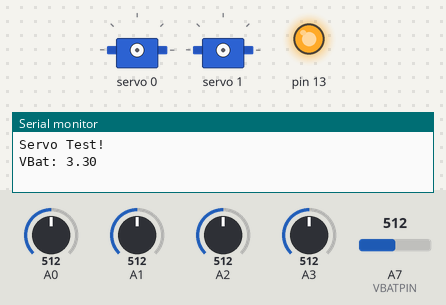
A sketch run on a simulated Arduino Nano, built with avr-gcc and run on an emulated ATmega328P. Shown: 2 × servo, output pins drawn as LEDs (lit = HIGH), the last lines printed to the serial monitor. Inputs (shaded band) come from the test bench; at power-on: A0 = 512, A1 = 512, A2 = 512, A3 = 512, A7 (VBATPIN) = 512.

Above: at 0.1 s.
At 102.1 s:
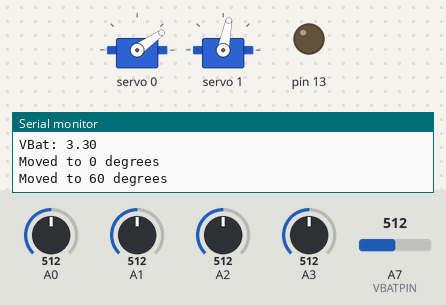
At 112.1 s:
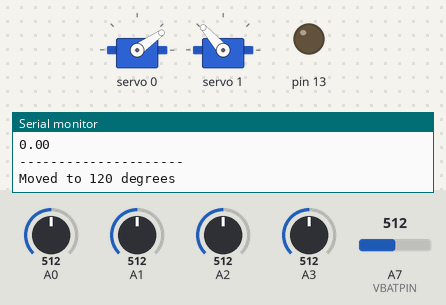
At 124.1 s:
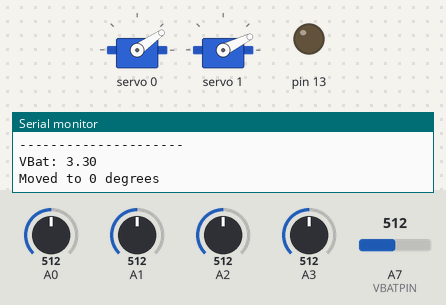
Timing chart, 0 to 125.6 s (numbered marks = the images above):
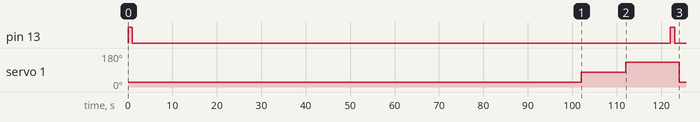

The sketch:

testLightSensor.ino
```cpp
#include <Wire.h>
#include <Adafruit_PWMServoDriver.h>

#define VBATPIN A7

// called this way, it uses the default address 0x40
Adafruit_PWMServoDriver pwm = Adafruit_PWMServoDriver();
// you can also call it with a different address you want
//Adafruit_PWMServoDriver pwm = Adafruit_PWMServoDriver(0x41);
// you can also call it with a different address and I2C interface
//Adafruit_PWMServoDriver pwm = Adafruit_PWMServoDriver(&Wire, 0x40);

// Depending on your servo make, the pulse width min and max may vary, you
// want these to be as small/large as possible without hitting the hard stop
// for max range. You'll have to tweak them as necessary to match the servos you
// have!
#define SERVOMIN  200 // this is the 'minimum' pulse length count (out of 4096)
#define SERVOMAX  600 // this is the 'maximum' pulse length count (out of 4096)

// our servo # counter
uint8_t servonum = 0;
uint8_t ELservo = 0;
uint8_t AZservo = 1;
float perDiffThreshold = 0.1;

void setup() {
  // put your setup code here, to run once:
  // initialize digital pin 13 as an output.
  pinMode(13, OUTPUT);

  Serial.begin(9600);
  Serial.println("Servo Test!");

  pwm.begin();
  pwm.setPWMFreq(60);  // Analog servos run at ~60 Hz updates
  delay(10);
}

// e.g. setServoPulse(0, 0.001) is a ~1 millisecond pulse width. its not precise!
void setServoPulse(uint8_t n, double pulse) {
  double pulselength;

  pulselength = 1000000;   // 1,000,000 us per second
  pulselength /= 60;   // 60 Hz
  Serial.print(pulselength); Serial.println(" us per period");
  pulselength /= 4096;  // 12 bits of resolution
  Serial.print(pulselength); Serial.println(" us per bit");
  pulse *= 1000000;  // convert to us
  pulse /= pulselength;
  Serial.println(pulse);
  pwm.setPWM(n, 0, pulse);
}

float getPerDiff(int v1, int v2)
{
  return (v1-v2)/((v1+v2)/2.0);
}

float getAvg(float diff1, float diff2)
{
  return (diff1+diff2)/2;
}

void measureBattery()
{
  float measuredvbat = analogRead(VBATPIN);
  measuredvbat *= 2;    // we divided by 2, so multiply back
  measuredvbat *= 3.3;  // Multiply by 3.3V, our reference voltage
  measuredvbat /= 1024; // convert to voltage
  Serial.print("VBat: " ); Serial.println(measuredvbat);
}

uint16_t convertDegreesToPulselength(uint16_t degrees)
{
  return map(degrees, 0, 180, SERVOMIN, SERVOMAX);
}

void servoTest()
{
  // Drive each servo one at a time
  Serial.println(servonum);
  for (uint16_t pulselen = SERVOMIN; pulselen < SERVOMAX; pulselen++) {
    pwm.setPWM(servonum, 0, pulselen);
  }

  delay(500);
  for (uint16_t pulselen = SERVOMAX; pulselen > SERVOMIN; pulselen--) {
    pwm.setPWM(servonum, 0, pulselen);
  }

  delay(500);

  servonum ++;
  if (servonum > 1) servonum = 0;
}

int evalHorizontal(float avgDiffHorizontal)
{
  if (abs(avgDiffHorizontal) > perDiffThreshold)
  {
    if (avgDiffHorizontal < 0) // LR > LL
    {
      //Serial.println("Move Left");
      return 1; //move left
    }
    else // LL > LR
    {
      //Serial.println("Move Right");
      return -1; //move right
    }
  }
  return 0; //don't move
}

//TODO: can use just one eval function fo both vertical and horizontal
int evalVertical(float avgDiffVertical)
{
  if (abs(avgDiffVertical) > perDiffThreshold)
  {
    if (avgDiffVertical < 0) // UR > UL
    {
      //Serial.println("Move Up");
      return -1; //move up
    }
    else
    {
      //Serial.println("Move Down");
      return 1; //move down
    }
  }
  return 0; //don't move
}

void readSensor(int degVertical, int degHorizontal)
{
  int multiplier = 5;
  int UL = analogRead(A0);
  int UR = analogRead(A1);
  int LL = analogRead(A2);
  int LR = analogRead(A3);

  float perDiffUpper = getPerDiff(UL,UR);
  float perDiffLower = getPerDiff(LL,LR);
  float perDiffLeft = getPerDiff(UL,LL);
  float perDiffRight = getPerDiff(UR,LR);

  float avgDiffHorizontal = getAvg(perDiffUpper, perDiffLower);
  float avgDiffVertical = getAvg(perDiffLeft,perDiffRight);

  int moveHorizontal = evalHorizontal(avgDiffHorizontal);
  int moveVertical = evalVertical(avgDiffVertical);
  if (moveHorizontal == 1)
  {
    Serial.println("Move Left");
    pwm.setPWM(AZservo, 0, convertDegreesToPulselength(degHorizontal + (moveHorizontal*multiplier)));
    Serial.println("Moved Left 5 degrees");
  }
  else if (moveHorizontal == -1)
  {
    Serial.println("Move Right");
    pwm.setPWM(AZservo, 0, convertDegreesToPulselength(degHorizontal + (moveHorizontal*multiplier)));
    Serial.println("Moved Right 5 degrees");
  }

  if (moveVertical == 1)
  {
    Serial.println("Move Down");
    pwm.setPWM(ELservo, 0, convertDegreesToPulselength(degVertical + (moveVertical*multiplier)));
    Serial.println("Moved Down 5 degrees");
  }
  else if (moveVertical == -1)
  {
    Serial.println("Move Up");
    pwm.setPWM(ELservo, 0, convertDegreesToPulselength(degVertical + (moveVertical*multiplier)));
    Serial.println("Moved Up 5 degrees");
  }

  Serial.print("ADC0-UL: ");
  Serial.println(UL);
  Serial.print("ADC1-UR: ");
  Serial.println(UR);
  Serial.print("ADC2-LL: ");
  Serial.println(LL);
  Serial.print("ADC3-LR: ");
  Serial.println(LR);
  Serial.println(avgDiffVertical);
  Serial.println(avgDiffHorizontal);
  Serial.println("---------------------");
}

void loop() {

  measureBattery();

  // put your main code here, to run repeatedly:
  digitalWrite(13, HIGH);   // turn the LED on (HIGH is the voltage level)
  delay(1000);              // wait for a second
  digitalWrite(13, LOW);    // turn the LED off by making the voltage LOW
  delay(1000);              // wait for a second

  int degVertical = 10;
  int degHorizontal = 0;

  //degVertical = 170;
  //degHorizontal = 180;
  Serial.println("Moved to 0 degrees");
  pwm.setPWM(ELservo, 0, convertDegreesToPulselength(degVertical));
  pwm.setPWM(AZservo, 0, convertDegreesToPulselength(degHorizontal));

  delay(100000);
  pwm.setPWM(ELservo, 0, convertDegreesToPulselength(degVertical));
  //pwm.setPWM(AZservo, 0, convertDegreesToPulselength(degHorizontal));
  //Serial.println("Moved to 0 degrees");
  //readSensor(degVertical, degHorizontal);
  //delay(10000);
  degHorizontal = 60;
  //pwm.setPWM(ELservo, 0, convertDegreesToPulselength(degVertical));
  pwm.setPWM(AZservo, 0, convertDegreesToPulselength(degHorizontal));
  Serial.println("Moved to 60 degrees");
  delay(5000);
  readSensor(degVertical, degHorizontal);
  delay(5000);
  degHorizontal = 120;
  //pwm.setPWM(ELservo, 0, convertDegreesToPulselength(degVertical));
  pwm.setPWM(AZservo, 0, convertDegreesToPulselength(degHorizontal));
  Serial.println("Moved to 120 degrees");
  delay(5000);
  readSensor(degVertical, degHorizontal);
  delay(5000);
  degHorizontal = 180;
  //pwm.setPWM(ELservo, 0, convertDegreesToPulselength(degVertical));
  //pwm.setPWM(AZservo, 0, convertDegreesToPulselength(degHorizontal));
  //Serial.println("Moved to 180 degrees");
  //readSensor(degVertical, degHorizontal);
  //delay(10000);
  //servoTest();
}
```

Measured:
- by itself, pin 13: alternates HIGH for 1.0 s and LOW for 121 s
- by itself, servo 1: 26° → 79° at 102 s, → 131° 10.0 s later, → 26° 12.0 s later
